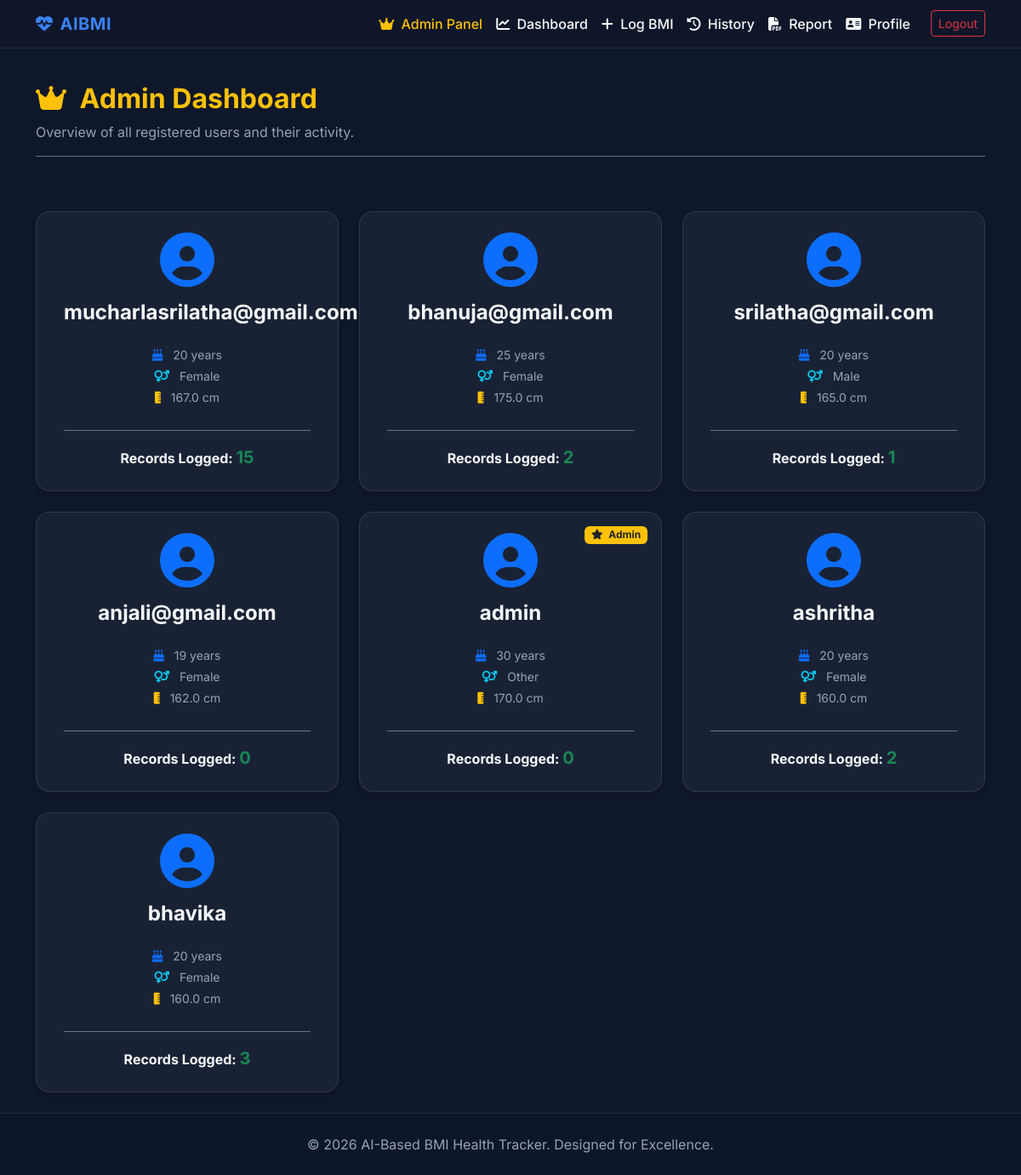
Screenshot of /admin (signed in) with the database file from the repository.
### models.py (models this page shows)
class User(UserMixin, db.Model):
    __tablename__ = 'users'
    id = db.Column(db.Integer, primary_key=True)
    username = db.Column(db.String(150), unique=True, nullable=False)
    password_hash = db.Column(db.String(256), nullable=False)
    age = db.Column(db.Integer, nullable=False)
    gender = db.Column(db.String(10), nullable=False)
    height = db.Column(db.Float, nullable=False) # Height stored uniquely per user to prevent random changes
    is_admin = db.Column(db.Boolean, default=False)
    created_at = db.Column(db.DateTime, default=datetime.utcnow)
    current_streak = db.Column(db.Integer, default=0)
    last_log_date = db.Column(db.DateTime, nullable=True)
    records = db.relationship('BMIRecord', backref='user', lazy=True)
    photos = db.relationship('ProgressPhoto', backref='user', lazy=True)

### views.py (the view)
@views.route('/admin')
@login_required
def admin_panel():
    if getattr(current_user, 'is_admin', False) is False:
        flash('Unauthorized access.', category='danger')
        return redirect(url_for('views.dashboard'))
    from models import User, BMIRecord
    users = User.query.all()
    user_data = []
    for user in users:
        record_count = BMIRecord.query.filter_by(user_id=user.id).count()
        user_data.append({
            'user': user,
            'record_count': record_count
        })
    return render_template('admin.html', user_data=user_data)

### app.py (called while the page is built)
def create_app():
    app = Flask(__name__)
    app.config.from_object(Config)
    db.init_app(app)
    login_manager = LoginManager()
    login_manager.login_view = 'auth.login'
    login_manager.login_message_category = 'info'
    login_manager.init_app(app)
    @login_manager.user_loader
    def load_user(user_id):
        return User.query.get(int(user_id))
    from auth import auth as auth_blueprint
    app.register_blueprint(auth_blueprint)
    from views import views as views_blueprint
    app.register_blueprint(views_blueprint)
    with app.app_context():
        db.create_all()
    return app

### templates/admin.html
{% extends "base.html" %}
{% block content %}
<div class="row mb-5 mt-3">
    <div class="col-12">
        <h2 class="fw-bold text-warning"><i class="fa-solid fa-crown me-2"></i> Admin Dashboard</h2>
        <p class="text-muted-custom border-bottom border-secondary pb-3">Overview of all registered users and their activity.</p>
    </div>
</div>
<div class="row g-4">
    {% for data in user_data %}
    <div class="col-md-4">
        <div class="glass-card text-center h-100 d-flex flex-column justify-content-center pt-4 pb-4 position-relative">
            {% if data.user.is_admin %}
                <span class="badge bg-warning text-dark position-absolute top-0 end-0 m-3"><i class="fa-solid fa-star me-1"></i> Admin</span>
            {% endif %}
            <i class="fa-solid fa-user-circle fa-4x mb-3 text-primary"></i>
            <h4 class="fw-bold">{{ data.user.username }}</h4>
            <div class="mt-3 text-muted-custom small">
                <p class="mb-1"><i class="fa-solid fa-cake-candles text-primary me-2"></i> {{ data.user.age }} years</p>
                <p class="mb-1"><i class="fa-solid fa-venus-mars text-info me-2"></i> {{ data.user.gender | capitalize }}</p>
                <p class="mb-1"><i class="fa-solid fa-ruler-vertical text-warning me-2"></i> {{ data.user.height }} cm</p>
            </div>
            <div class="mt-4 border-top border-secondary pt-3">
                <p class="mb-0 fw-bold">Records Logged: <span class="text-success fs-5">{{ data.record_count }}</span></p>
            </div>
        </div>
    </div>
    {% else %}
    <div class="col-12 text-center text-muted-custom mt-5">
        <p>No users found in the system.</p>
    </div>
    {% endfor %}
</div>
{% endblock %}

### static/css/style.css (style rules this page uses)
:root { --bg-color: #0f172a; --card-bg: rgba(30, 41, 59, 0.7); --text-main: #f8fafc; --text-muted: #94a3b8; --primary: #3b82f6; --primary-hover: #2563eb; --success: #10b981; --warning: #f59e0b; --danger: #ef4444; --glass-border: rgba(255, 255, 255, 0.1); }
body { background-color: var(--bg-color); color: var(--text-main); font-family: 'Inter', -apple-system, BlinkMacSystemFont, "Segoe UI", Roboto, Helvetica, Arial, sans-serif; min-height: 100vh; display: flex; flex-direction: column; }
.glass-card { background: var(--card-bg); backdrop-filter: blur(10px); -webkit-backdrop-filter: blur(10px); border: 1px solid var(--glass-border); border-radius: 1rem; box-shadow: 0 4px 6px -1px rgba(0, 0, 0, 0.1), 0 2px 4px -1px rgba(0, 0, 0, 0.06); padding: 2rem; transition: transform 0.2s ease-in-out, box-shadow 0.2s ease-in-out; }
h1, h2, h3, h4, h5, h6 { font-weight: 600; color: var(--text-main); }
.text-muted-custom { color: var(--text-muted) !important; }

### rows the page displays
User: user.username "mucharlasrilatha@gmail.com", user.age "20", user.gender "Female", user.height "167.0"
User: user.username "bhanuja@gmail.com", user.age "25", user.gender "Female", user.height "175.0"
User: user.username "srilatha@gmail.com", user.age "20", user.gender "Male", user.height "165.0"
User: user.username "anjali@gmail.com", user.age "19", user.gender "Female", user.height "162.0"
User: is_admin True (drawn), user.username "admin", user.age "30", user.gender "Other", user.height "170.0"
User: user.username "ashritha", user.age "20", user.gender "Female", user.height "160.0"
User: user.username "bhavika", user.age "20", user.gender "Female", user.height "160.0"

### other values shown
{{ data.record_count }} "15" "2" "1" "0" "0" "2" "3"
